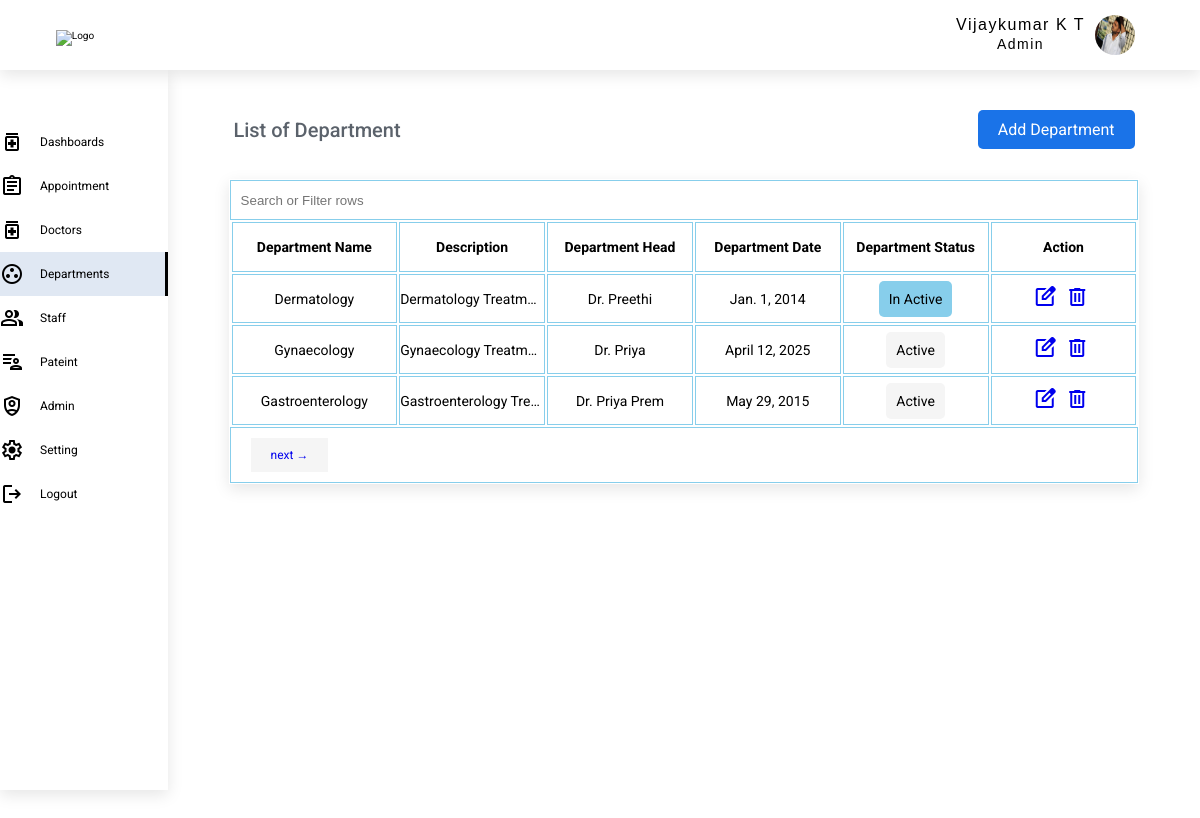
The page /department/department-list/ (signed in) on the database its author committed.
### authentication/models.py (models this page shows, shortened)
class UserAuthentication(AbstractBaseUser, PermissionsMixin):
    username = models.CharField(max_length=150, unique=True, default='')
    first_name = models.CharField(max_length=150, default='')
    last_name = models.CharField(max_length=150, default='')
    email = models.EmailField(unique=True, default='')
    role = models.CharField(max_length=12, default='')
    gender = models.CharField(max_length=12, default='')
    department = models.ForeignKey(Department, on_delete=models.CASCADE, null=True, related_name='designation_data')
    designation = models.CharField(max_length=100, null=True)
    phone_number = models.CharField(max_length=20, unique=True, default='')
    address = models.CharField(max_length=150, null=True)
    date_of_birth = models.DateField(max_length=15, blank=False, null=True)
    joining_date = models.DateField(max_length=15, blank=False, null=True)
    about = models.TextField(default='', null=True)
    language_known = models.TextField(default='', null=True)
    education = models.TextField(default='', null=True)
    experience = models.CharField(max_length=100,default='', null=True)
    img = models.FileField(upload_to="uploads/", default='')
    account_status = models.CharField(max_length=10, null=True)
    is_superuser = models.BooleanField(default=True)
    is_staff = models.BooleanField(default=True)
    is_active = models.BooleanField(default=True)
    date_joined = models.DateTimeField(default=timezone.now)
    last_login = models.DateTimeField(null=True)
    location = models.CharField(max_length=255, null=True)
    linkedin = models.TextField(max_length=100,default='', null=True)
    license_no = models.CharField(max_length=100,default='', null=True)
    emp_id = models.CharField(max_length=10, default='', null=True)
    objects = ManageAccount()
    USERNAME_FIELD = 'username'
    REQUIRED_FIELDS = ['first_name', 'last_name', 'email', 'role','phone_number', 'account_status']

### department/models.py (models this page shows, shortened)
class Department(models.Model):
    department_name = models.CharField(max_length=100, blank=False, null=True)
    department_no = models.CharField(max_length=100, blank=False, null=True)
    department_head = models.CharField(max_length=100, blank=False, null=True)
    department_date = models.DateField(max_length=15, blank=False, null=True)
    department_status = models.CharField(max_length=100, default='Active')
    department_info = models.TextField(max_length=1000, blank=False, null=True)

### doctor_users/decorators.py (the view)
        def wrapper_func(request, *args, **kwargs):
            group = ''
            if request.user.groups.exists():
                group = request.user.groups.all()[0].name
            if group in allowed_roles:
                return view_func(request, *args, **kwargs)
            else:
                return HttpResponse("You don't have access to view or edit this page")

### department/views.py (called while the page is built)
@allowed_users(allowed_roles='Admin')
@ensure_csrf_cookie
@cache_control(no_cache=True, must_revalidate=True, no_store=True)
@login_required(login_url='login')
@csrf_protect
def department_list(request):
    department_data = Department.objects.all()
    paginator = Paginator(department_data, 3)
    page = request.GET.get('page')
    data = paginator.get_page(page)
    return render(request, 'department/departmentlist.html', {
        'department': department_data,
        "navbar": 'department-list',
        'datas': data,
    })

### templates/department/departmentlist.html (shortened to what this page needs)
{% extends 'base.html' %}
{% block content %}
        <div class="primary_heading lists">
            <h4 class="heading--text ">
                List of Department
            </h4>
            <a href="{% url 'add_department' %}" class="btn_add">Add Department</a>
        </div>
        <div class="table ">
            <div class="table_header">
                <div class="left">
                    <input type="text" id="search" class="myInput" placeholder="Search or Filter rows" title="search" onkeyup="searchFilter()">
                </div>
            </div>
            <table class="" id ="myTable" >
                <thead>
                    <tr class="headers">
                        <th>Department Name</th>
                        <th>Description</th>
                        <th>Department Head</th>
                        <th>Department Date</th>
                        <th>Department Status</th>
                        <th class="action">Action</th>
                    </tr>
                </thead>
                <tbody>
                    {% for i in datas %}
                    <tr id = {{i.id}}>
                        <td>{{i.department_name}}</td>
                        <td style="max-width:40px;overflow:hidden; text-overflow: ellipsis;white-space: nowrap;">{{i.department_info}}</td>
                        <td>{{i.department_head}}</td>
                        <td>{{i.department_date}}</td>
                        {% if i.department_status == 'Active' %}
                            <td><span class="active_state">{{i.department_status}}</span></td>
                        {% else %}
                          <td><span class="cancel_state">{{i.department_status}}</span></td>
                        {% endif %}
                        <td>
                            <a href="{% url 'edit_department' i.id %}" class="edit_btn"><span class="material-symbols-outlined"  class = "edit_material">edit_square</span></a>
                            <a href="{% url 'delete' i.id %}" class="delete_btn" id="delete_btn"><span class="material-symbols-outlined"  class = "delete_material">delete</span></a>
                        </td>
                    </tr>
                    {% endfor %}
                </tbody>
            </table>
            <div class="pagination">
                {% if datas.has_next %}
                <a href="?page={{datas.next_page_number}}" class="left">next &#8594</a>
                {% endif %}
            </div>
        </div>
{% endblock %}

### templates/includes/header.html (shortened to what this page needs)
{% load static %}
<header class="header">
    <nav class="navbar">
        <div class="logo_block">
            <img src="" alt="Logo" class="LOGO">
        </div>
        <div class="nav_list">
            <ul class="item">
                <li class="item_list img_list" >
                    <button class="profile_btn profile" id="profile_btn" onclick="myFunction()">
                        <div class="name">
                            {% if user.role == 'Admin' %}
                                <span>{{ user.first_name}} {{user.last_name }} </span>
                                <br>
                                <span class="role">{{ user.role}}</span>
                            {% elif user.role == 'Doctor' %}
                                <span>Dr. {{ user.first_name}} {{user.last_name }} </span><br>
                                <span class="role">{{ user.designation}}</span>
                            {% else %}
                                <span>{{ user.first_name}} {{user.last_name }} </span>
                                <br>
                                <span class="role">{{ user.role}}</span>
                            {% endif %}
                        </div>
                         {% if user.img  %}
                        <img src="{{user.img.url}}" alt="" class="img img3">
                    {% else %}
                        <img src="" alt="" class="img img3">
                    {% endif %}
                    </button>
                </li>
            </ul>
        </div>
    </nav>
</header>

### static/css/style.css (style rules this page uses)
*, *::after, *::before { margin: 0; padding: 0; box-sizing: border-box; }
html { font-size: 62.5%; font-family: "Roboto", sans-serif; }
body { height: 100vh; overflow: hidden; }
.header { padding: 10px 0; width: 100%; background-color: #ffff; z-index: 1000; position: fixed; box-shadow: 0 5px 15px 0 rgb(0 0 0 / 10%); width: 100%; height: 70px; top: 0; margin-bottom: 1rem; }
.navbar { width: 100%; margin: 0 auto; display: flex; justify-content: start; align-items: center; }
.logo_block { width: 10%; margin: 0 auto; text-align: center; }
.logo_block img { width: 100%; }
.nav_list { width: 85%; margin: 0 auto; padding-right: 3rem; display: flex; justify-content: end; align-items: center; }
button { background: none; border: none; }
.item { list-style: none; }
.item .item_list { display: inline-block; vertical-align: top; padding: 1rem; border-radius: 50px; }
.img_list { margin-top: -5px; }
.item_list .img3 { margin-left: 1rem; border-radius: 50%; width: 4rem; height: 4rem; }
.profile { position: relative; cursor: pointer; display:flex; }
.profile * { vertical-align: middle; }
.name { font-size: 1.6rem; font-weight: 400; letter-spacing: 1.5px; }
.role { font-size: 1.4rem; font-weight: 400; letter-spacing: 1.5px; }
.material-symbols-outlined { margin-right: 5px; }
.primary_heading { padding: 3rem 2rem; font-size: 2rem; width: 92%; margin: 0 auto; }
.heading--text { font-weight: 500; color: #5B626B; }
.lists { width:93%; display:flex; justify-content:space-between; align-items:center; }
.btn_add { font-size:1.6rem; padding: 1rem 2rem; background-color:#1A73E8; color: white; text-decoration:none; border-radius:5px; }
.table { width:95%; margin: 5rem auto; border: 1px solid skyblue; }
#myTable { width:100%; }
.myInput { width:100%; height: 4rem; padding: 0 1rem; border:1px solid skyblue; margin:0; }
.headers th, td { border: 1px solid skyblue; width:10%; }
th, td { font-size:1.4rem; }
.headers { height:5rem; }
td { padding: 1rem 0; text-align: center; }
.action { width:12%; }
.pagination { width: 100%; margin: 0 auto; display: flex; justify-content: space-between; align-items:center; padding:1rem 2rem; border: 1px solid skyblue; }
.pagination a { text-decoration:none; font-size:1.2rem; padding:1rem 2rem; background: whitesmoke; text-align:center; }
input, select, textarea { width:100%; padding:1rem; border:none; background-color:white; border-bottom:1px solid skyblue; }
.active_state { padding:1rem; background:whitesmoke; border-radius:5px; border:none; }
.cancel_state { padding:1rem; background:skyblue; border-radius:5px; border:none }
.img { margin-right:1rem; }
.table { width:90%; border: 1px solid white; box-shadow: 0 5px 15px 0 rgb(0 0 0 / 10%); background-color: white; border-radius:0; margin:0 auto; }

### rows shown on the page
UserAuthentication: first_name "Vijaykumar", last_name "K T", role "Admin", img (picture)
Department: department_name "Dermatology", department_info "Dermatology Treatme…", department_head "Dr. Preethi", department_date "Jan. 1, 2014", department_status "In Active"
Department: department_name "Gynaecology", department_info "Gynaecology Treatm…", department_head "Dr. Priya", department_date "April 12, 2025", department_status "Active"
Department: department_name "Gastroenterology", department_info "Gastroenterology Tre…", department_head "Dr. Priya Prem", department_date "May 29, 2015", department_status "Active"
